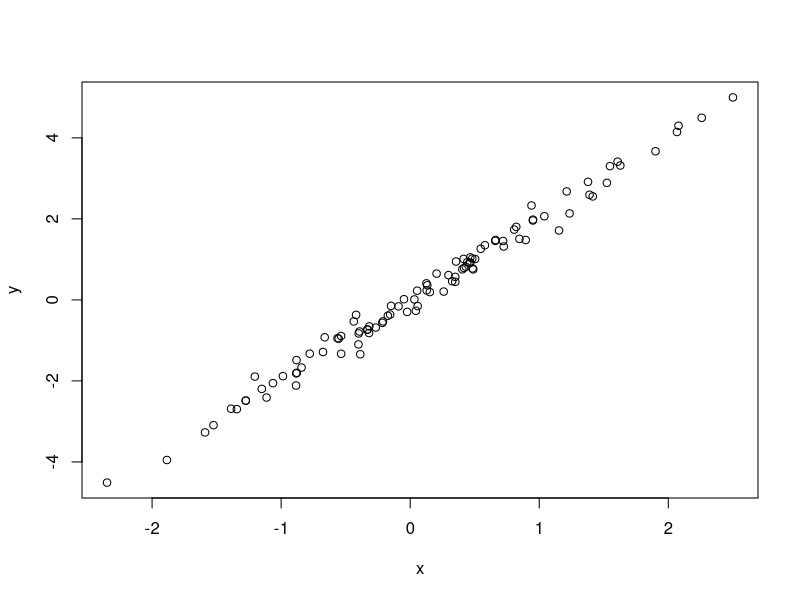

Generate this figure with R:
# Simulate and plot data
# Angela Yung
# ayung@arizona.edu
# 2023-02-14 Valentine's Day <3

# Simulate predictor variable
x <- rnorm(n = 100)
# Simulate response variable with some noise
y <- 2 * x + rnorm(n=100, sd=0.2)
# Plot the data 
plot(x = x, y = y)
